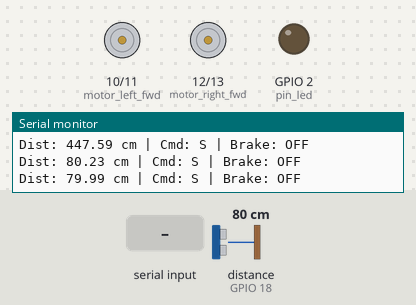
Simulated run of this sketch. Board: ESP32-S3. Shown: motor-driver pin pairs drawn as motors (green arrow = first pin HIGH = forward, orange = second pin HIGH = backward, longer = more drive), output pins drawn as LEDs (lit = HIGH), the last lines printed to the serial monitor. Wiring (inferred from the names in the program): ultrasonic range finder: trigger GPIO 5; echo GPIO 18. Inputs (shaded band) come from the test bench; at power-on: distance to the obstacle (sensor on GPIO 18) 80 cm. The echo pulse lasts 58.3 µs per cm; pins used as bus, display or sensor lines are not drawn.

Above: at 1.7 s.
1.8 s: "F" received over Serial
At 2.5 s:
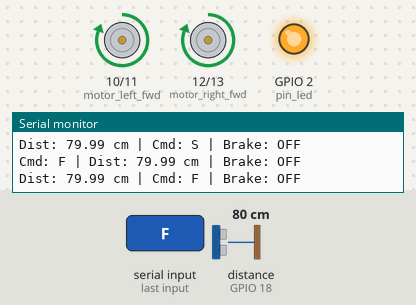
4.8 s: "B" received over Serial
At 5.9 s:
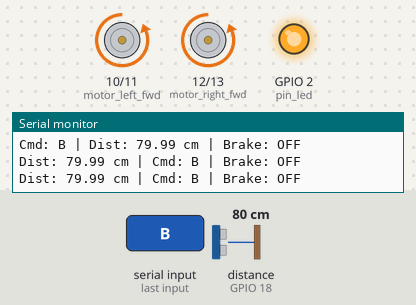
7.8 s: "L" received over Serial
At 8.2 s:
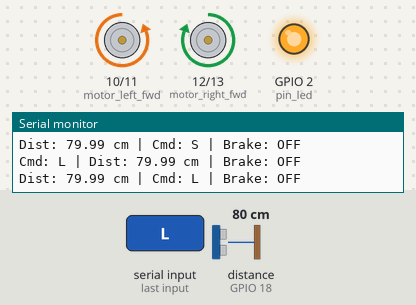
10.8 s: "R" received over Serial
At 11.6 s:
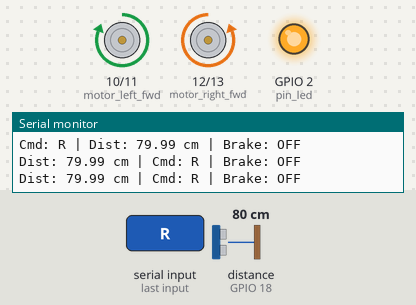
13.8 s: distance to the obstacle (sensor on GPIO 18) set to 2 cm
16.0 s: "S" received over Serial
At 16.9 s:
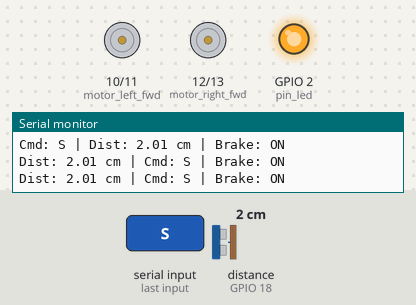
Timing chart, 0 to 18.5 s (numbered marks = the images above; inputs shaded):
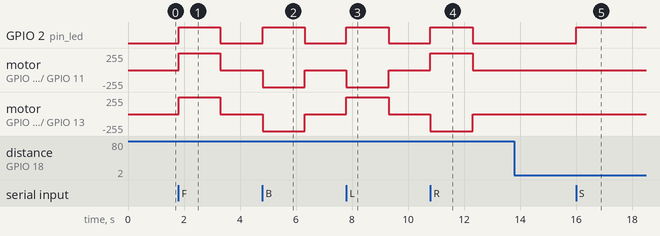

The sketch:

v1_motor_controller.ino
```cpp
// Aura v1 - Motor and Telemetry Controller (Arduino IDE sketch)
// Board: ESP32-S3 DevKit-C
//
// Wiring on my desk:
//   Left Motors:  GPIO 10, GPIO 11
//   Right Motors: GPIO 12, GPIO 13
//   Status LED:   GPIO 2
//   HC-SR04 Trig: GPIO 5
//   HC-SR04 Echo: GPIO 18 (with 10k resistor)

#include <Arduino.h>

// Motor pins
const int motor_left_fwd  = 10;
const int motor_left_rev  = 11;
const int motor_right_fwd = 12;
const int motor_right_rev = 13;
const int pin_led         = 2;

// Ultrasonic sensor pins
const int pin_trig = 5;
const int pin_echo = 18;
const float brake_distance_cm = 20.0;

// Watchdog timer variables
unsigned long last_cmd_time = 0;
const unsigned long watchdog_timeout = 1500;
char current_cmd = 'S';

// Distance variables
unsigned long last_ping_time = 0;
float distance_cm = 999.0;
bool brake_active = false;

// Telemetry timer
unsigned long last_telemetry_time = 0;

// Read distance from HC-SR04 sensor
float readDistance() {
    digitalWrite(pin_trig, LOW);
    delayMicroseconds(2);
    digitalWrite(pin_trig, HIGH);
    delayMicroseconds(10);
    digitalWrite(pin_trig, LOW);

    long duration = pulseIn(pin_echo, HIGH, 25000);
    if (duration == 0) {
        return 999.0;
    }
    return (duration * 0.0343) / 2.0;
}

// Stop all four motors
void stopMotors() {
    digitalWrite(motor_left_fwd, LOW);
    digitalWrite(motor_left_rev, LOW);
    digitalWrite(motor_right_fwd, LOW);
    digitalWrite(motor_right_rev, LOW);
    digitalWrite(pin_led, brake_active ? HIGH : LOW);
    current_cmd = 'S';
}

// Drive forward
void driveForward() {
    if (brake_active) {
        stopMotors();
        Serial.print("Brake active! Obstacle at: ");
        Serial.print(distance_cm);
        Serial.println(" cm");
        return;
    }
    digitalWrite(motor_left_fwd, HIGH);
    digitalWrite(motor_left_rev, LOW);
    digitalWrite(motor_right_fwd, HIGH);
    digitalWrite(motor_right_rev, LOW);
    digitalWrite(pin_led, HIGH);
    current_cmd = 'F';
}

// Drive backward
void driveBackward() {
    digitalWrite(motor_left_fwd, LOW);
    digitalWrite(motor_left_rev, HIGH);
    digitalWrite(motor_right_fwd, LOW);
    digitalWrite(motor_right_rev, HIGH);
    digitalWrite(pin_led, HIGH);
    current_cmd = 'B';
}

// Pivot turn left
void pivotLeft() {
    digitalWrite(motor_left_fwd, LOW);
    digitalWrite(motor_left_rev, HIGH);
    digitalWrite(motor_right_fwd, HIGH);
    digitalWrite(motor_right_rev, LOW);
    digitalWrite(pin_led, HIGH);
    current_cmd = 'L';
}

// Pivot turn right
void pivotRight() {
    digitalWrite(motor_left_fwd, HIGH);
    digitalWrite(motor_left_rev, LOW);
    digitalWrite(motor_right_fwd, LOW);
    digitalWrite(motor_right_rev, HIGH);
    digitalWrite(pin_led, HIGH);
    current_cmd = 'R';
}

void setup() {
    Serial.begin(115200);

    pinMode(motor_left_fwd, OUTPUT);
    pinMode(motor_left_rev, OUTPUT);
    pinMode(motor_right_fwd, OUTPUT);
    pinMode(motor_right_rev, OUTPUT);
    pinMode(pin_led, OUTPUT);

    pinMode(pin_trig, OUTPUT);
    pinMode(pin_echo, INPUT);
    digitalWrite(pin_trig, LOW);

    stopMotors();
    delay(500);

    Serial.println("Aura v1 Motor Controller Online");
}

void loop() {
    unsigned long now = millis();

    // Measure distance every 60ms
    if (now - last_ping_time >= 60) {
        last_ping_time = now;
        float measured = readDistance();

        if (measured > 0.0 && measured < 400.0) {
            distance_cm = (distance_cm * 0.4) + (measured * 0.6);
        } else if (measured >= 999.0) {
            distance_cm = 999.0;
        }

        if (distance_cm < brake_distance_cm) {
            if (!brake_active) {
                brake_active = true;
                if (current_cmd == 'F') {
                    stopMotors();
                    Serial.print("Emergency Stop: Obstacle at ");
                    Serial.print(distance_cm);
                    Serial.println(" cm");
                }
            }
        } else {
            brake_active = false;
        }
    }

    // Read commands from serial
    while (Serial.available() > 0) {
        char cmd = (char)Serial.read();

        if (cmd == 'F' || cmd == 'B' || cmd == 'L' || cmd == 'R' || cmd == 'S') {
            last_cmd_time = now;

            if (cmd == 'F') driveForward();
            else if (cmd == 'B') driveBackward();
            else if (cmd == 'L') pivotLeft();
            else if (cmd == 'R') pivotRight();
            else if (cmd == 'S') stopMotors();

            Serial.print("Cmd: ");
            Serial.print(current_cmd);
            Serial.print(" | Dist: ");
            Serial.print(distance_cm);
            Serial.print(" cm | Brake: ");
            Serial.println(brake_active ? "ON" : "OFF");
        }
    }

    // Send periodic telemetry every 500ms
    if (now - last_telemetry_time >= 500) {
        last_telemetry_time = now;
        Serial.print("Dist: ");
        Serial.print(distance_cm);
        Serial.print(" cm | Cmd: ");
        Serial.print(current_cmd);
        Serial.print(" | Brake: ");
        Serial.println(brake_active ? "ON" : "OFF");
    }

    // Stop motors if serial signal is lost for more than 1.5 seconds
    if (current_cmd != 'S' && (now - last_cmd_time > watchdog_timeout)) {
        stopMotors();
        Serial.println("Watchdog: Serial signal lost, stopping motors");
    }

    delay(5);
}
```

Measured:
- after the input at 1.8 s, GPIO 2 (pin_led): LOW → HIGH at once, → LOW 1.5 s later; motor on GPIO 10 (motor_left_fwd) / GPIO 11 (motor_left_rev), motor on GPIO 12 (motor_right_fwd) / GPIO 13 (motor_right_rev): stopped → forward 255/255 at once, → stopped 1.5 s later
- after the input at 4.8 s, GPIO 2 (pin_led): LOW → HIGH at once, → LOW 1.5 s later; motor on GPIO 10 (motor_left_fwd) / GPIO 11 (motor_left_rev), motor on GPIO 12 (motor_right_fwd) / GPIO 13 (motor_right_rev): stopped → backward 255/255 at once, → stopped 1.5 s later
- after the input at 7.8 s, GPIO 2 (pin_led): LOW → HIGH at once, → LOW 1.5 s later; motor on GPIO 10 (motor_left_fwd) / GPIO 11 (motor_left_rev): stopped → backward 255/255 at once, → stopped 1.5 s later; motor on GPIO 12 (motor_right_fwd) / GPIO 13 (motor_right_rev): stopped → forward 255/255 at once, → stopped 1.5 s later
- after the input at 10.8 s, GPIO 2 (pin_led): LOW → HIGH at once, → LOW 1.5 s later; motor on GPIO 10 (motor_left_fwd) / GPIO 11 (motor_left_rev): stopped → forward 255/255 at once, → stopped 1.5 s later; motor on GPIO 12 (motor_right_fwd) / GPIO 13 (motor_right_rev): stopped → backward 255/255 at once, → stopped 1.5 s later
- after the input at 16.0 s, GPIO 2 (pin_led): LOW → HIGH at once
